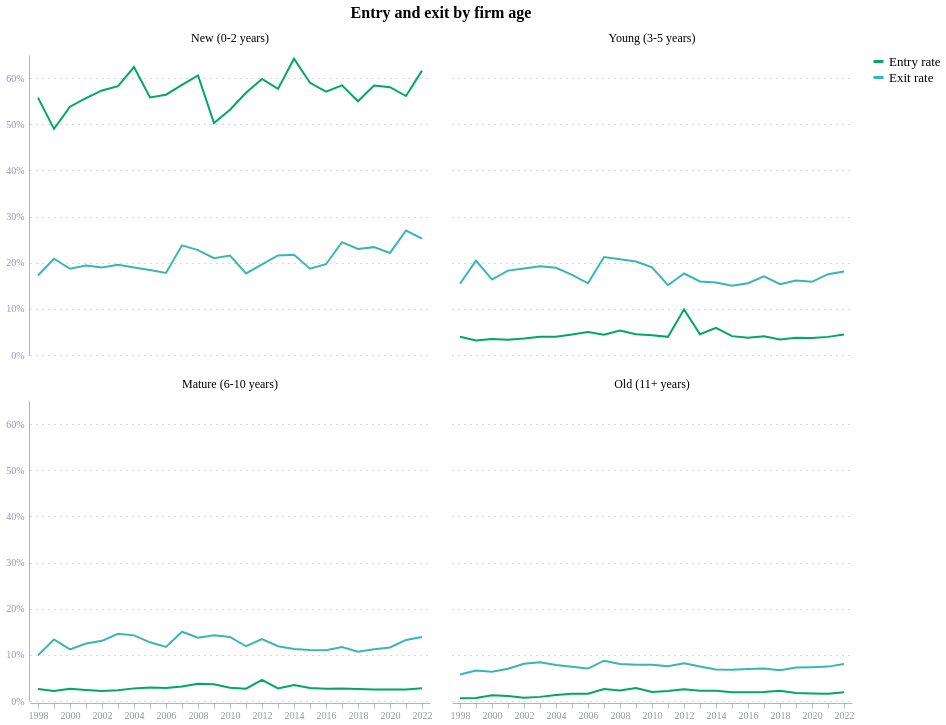

Source (Vega-Lite JSON):
### Vega-Lite specification from a JSON file in a GitHub repository (floating-point values rounded to 4 significant figures; data arrays with more than 128 entries replaced by an {"elided": "..."} marker saying what was removed)
{"config": {"font": "Circular Std", "mark": {"line": {"interpolate": "monotone"}}, "view": {"stroke": "transparent", "width": 400, "height": 300}, "range": {"category": ["#36B7B4", "#E6224B", "#F4C245", "#0063AF", "#00A767", "#179FDB", "#EB5C2E"], "diverging": ["#E6224B", "#E54753", "#C9C9C9", "#179FDB", "#122B39"], "heatmap": ["#C9C9C9", "#179FDB", "#0063AF", "#122B39"], "ordinal": ["#00A767", "#36B7B4", "#179FDB", "#0063AF", "#243B5A"]}, "axisX": {"domainColor": "#676A86", "domainOpacity": 0.5, "grid": false, "labelAngle": 0, "labelColor": "#676A86", "labelOpacity": 0.7, "orient": "bottom", "tickColor": "#676A86", "tickCount": 10, "tickOpacity": 0.5, "title": false, "titleAlign": "center", "titleAnchor": "middle", "titleColor": "#676A86", "titleFontSize": 12, "titleOpacity": 0.8, "titleY": -15}, "axisY": {"domainColor": "#676A86", "domainOpacity": 0.5, "gridColor": "#676A86", "gridDash": [1, 5], "gridOpacity": 0.5, "labelColor": "#676A86", "labelOpacity": 0.7, "labelPadding": 5, "tickColor": "#676A86", "tickCount": 8, "tickOpacity": 0.5, "ticks": false, "titleAlign": "left", "titleAngle": 0, "titleBaseline": "bottom", "titleColor": "#676A86", "titleFontSize": 12, "titleOpacity": 0.8, "titleX": 0, "titleY": -7}}, "data": {"name": "data-7fda4fd900b55798f53a6d4349945669"}, "mark": {"type": "line"}, "encoding": {"color": {"field": "variable", "legend": {"labelFontSize": 13, "orient": "right", "symbolStrokeWidth": 3, "titleFontSize": 13}, "title": null, "type": "ordinal"}, "facet": {"columns": 2, "field": "age_group", "header": {"labelFontSize": 12, "title": "Entry and exit by firm age", "titleFontSize": 16}, "sort": ["New (0-2 years)", "Young (3-5 years)", "Old (5-10 years)", "Mature (10+ years)"], "type": "nominal"}, "x": {"axis": {"labelAngle": 0, "labelExpr": "datum.value % 2 == 0 ? datum.label : ''"}, "field": "year", "type": "ordinal"}, "y": {"axis": {"format": "%"}, "field": "value", "title": null, "type": "quantitative"}}, "$schema": "https://vega.github.io/schema/vega-lite/v5.20.1.json", "datasets": {"data-7fda4fd900b55798f53a6d4349945669": {"elided": "200 records"}}}
